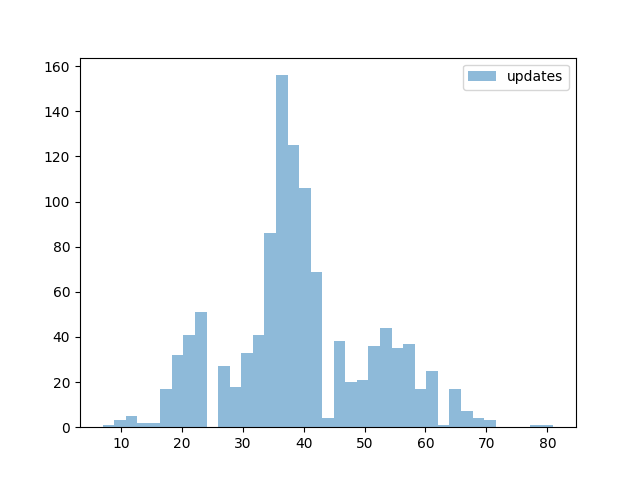

Write the Python code that produced this figure.
import random
import numpy as np
import pandas as pd
import matplotlib.pyplot as plt

from datetime import datetime

ITERATION_TIME = 1126

def sign(num):
    if np.sign(num) <= 0:
        return -1.0
    return 1.0

def pla(X,y,m):
    random.seed(datetime.now())
    flag = True
    w = np.zeros((1,5), dtype=np.float64)
    random_set = list(range(m))
    random.shuffle(random_set)
    update = 0
    iteration = 0
    while flag:
        flag = False
        for n in random_set:
            total = np.dot(w,X[n].T)
            if y[n] != sign(total.sum()):
                flag = True
                w += X[n]*y[n]
                update += 1
            # iteration+=1
    return update

if __name__ == '__main__':

    df = pd.read_csv('./data/hw1_15_train.dat', sep='\s+', index_col=False)
    tmp = df.iloc[:,0:4].values
    (m,n) = tmp.shape
    X = np.ones((m,5))
    X[:,1:] = tmp
    y = df.iloc[:,4].astype(float).tolist()
    updates = []
    for i in range(ITERATION_TIME):
        update = pla(X,y,m)
        updates.append(update)
        # periods.append(period)
    print(sum(updates)/ITERATION_TIME)
    # print(len(fres), len(updates))
    # bins = np.linspace(0,max(iterations), 100)
    plt.hist(updates,bins='auto', alpha=0.5, label='updates')
    # plt.hist(periods,bins='auto', alpha=0.5, label='periods')
    plt.legend(loc='upper right')
    plt.savefig('./hw1.png')
